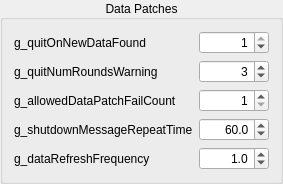
    <widget class="QGroupBox" name="groupBox_10" >
     <property name="title" >
      <string>Data Patches</string>
     </property>
     <property name="alignment" >
      <set>Qt::AlignCenter</set>
     </property>
     <layout class="QGridLayout" name="gridLayout_10" >
      <item row="0" column="0" >
       <widget class="QLabel" name="label_40" >
        <property name="toolTip" >
         <string>Close the server down if a new data patch is found on the web server</string>
        </property>
        <property name="text" >
         <string>g_quitOnNewDataFound</string>
        </property>
       </widget>
      </item>
      <item row="0" column="1" >
       <widget class="CCustomSpinboxWidget" name="g_quitOnNewDataFound" >
        <property name="minimumSize" >
         <size>
          <width>70</width>
          <height>0</height>
         </size>
        </property>
        <property name="maximumSize" >
         <size>
          <width>70</width>
          <height>16777215</height>
         </size>
        </property>
        <property name="alignment" >
         <set>Qt::AlignRight|Qt::AlignTrailing|Qt::AlignVCenter</set>
        </property>
        <property name="decimals" >
         <number>0</number>
        </property>
        <property name="maximum" >
         <double>1.000000000000000</double>
        </property>
        <property name="value" >
         <double>1.000000000000000</double>
        </property>
       </widget>
      </item>
      <item row="1" column="0" >
       <widget class="QLabel" name="label_41" >
        <property name="toolTip" >
         <string>Number of rounds to wait before closing the server down when a new data patch is available (only applicable if g_quitOnNewDataFound = 1)</string>
        </property>
        <property name="text" >
         <string>g_quitNumRoundsWarning</string>
        </property>
       </widget>
      </item>
      <item row="1" column="1" >
       <widget class="CCustomSpinboxWidget" name="g_quitNumRoundsWarning" >
        <property name="minimumSize" >
         <size>
          <width>70</width>
          <height>0</height>
         </size>
        </property>
        <property name="maximumSize" >
         <size>
          <width>70</width>
          <height>16777215</height>
         </size>
        </property>
        <property name="alignment" >
         <set>Qt::AlignRight|Qt::AlignTrailing|Qt::AlignVCenter</set>
        </property>
        <property name="decimals" >
         <number>0</number>
        </property>
        <property name="minimum" >
         <double>0.000000000000000</double>
        </property>
        <property name="maximum" >
         <double>999.000000000000000</double>
        </property>
        <property name="value" >
         <double>3.000000000000000</double>
        </property>
       </widget>
      </item>
      <item row="2" column="0" >
       <widget class="QLabel" name="label_42" >
        <property name="toolTip" >
         <string>Number of times downloading of data patch can fail before restarting the server (only applicable if g_quitOnNewDataFound = 1)</string>
        </property>
        <property name="text" >
         <string>g_allowedDataPatchFailCount</string>
        </property>
       </widget>
      </item>
      <item row="2" column="1" >
       <widget class="CCustomSpinboxWidget" name="g_allowedDataPatchFailCount" >
        <property name="minimumSize" >
         <size>
          <width>70</width>
          <height>0</height>
         </size>
        </property>
        <property name="maximumSize" >
         <size>
          <width>70</width>
          <height>16777215</height>
         </size>
        </property>
        <property name="alignment" >
         <set>Qt::AlignRight|Qt::AlignTrailing|Qt::AlignVCenter</set>
        </property>
        <property name="decimals" >
         <number>0</number>
        </property>
        <property name="minimum" >
         <double>1.000000000000000</double>
        </property>
        <property name="maximum" >
         <double>999.000000000000000</double>
        </property>
        <property name="value" >
         <double>1.000000000000000</double>
        </property>
       </widget>
      </item>
      <item row="3" column="0" >
       <widget class="QLabel" name="label_43" >
        <property name="toolTip" >
         <string>Frequency (in seconds) at which messages are sent out to clients warning them of server shutdown (only applicable if g_quitOnNewDataFound = 1)</string>
        </property>
        <property name="text" >
         <string>g_shutdownMessageRepeatTime</string>
        </property>
       </widget>
      </item>
      <item row="3" column="1" >
       <widget class="CCustomSpinboxWidget" name="g_shutdownMessageRepeatTime" >
        <property name="minimumSize" >
         <size>
          <width>70</width>
          <height>0</height>
         </size>
        </property>
        <property name="maximumSize" >
         <size>
          <width>70</width>
          <height>16777215</height>
         </size>
        </property>
        <property name="alignment" >
         <set>Qt::AlignRight|Qt::AlignTrailing|Qt::AlignVCenter</set>
        </property>
        <property name="decimals" >
         <number>1</number>
        </property>
        <property name="minimum" >
         <double>1.000000000000000</double>
        </property>
        <property name="maximum" >
         <double>999.000000000000000</double>
        </property>
        <property name="singleStep" >
         <double>0.100000000000000</double>
        </property>
        <property name="value" >
         <double>60.000000000000000</double>
        </property>
       </widget>
      </item>
      <item row="4" column="0" >
       <widget class="QLabel" name="label_45" >
        <property name="toolTip" >
         <string>How many hours to wait before refreshing data from web server (This applies to both the AntiCheatConfig and the DataPatch)</string>
        </property>
        <property name="text" >
         <string>g_dataRefreshFrequency</string>
        </property>
       </widget>
      </item>
      <item row="4" column="1" >
       <widget class="CCustomSpinboxWidget" name="g_dataRefreshFrequency" >
        <property name="minimumSize" >
         <size>
          <width>70</width>
          <height>0</height>
         </size>
        </property>
        <property name="maximumSize" >
         <size>
          <width>70</width>
          <height>16777215</height>
         </size>
        </property>
        <property name="alignment" >
         <set>Qt::AlignRight|Qt::AlignTrailing|Qt::AlignVCenter</set>
        </property>
        <property name="decimals" >
         <number>1</number>
        </property>
        <property name="minimum" >
         <double>0.100000000000000</double>
        </property>
        <property name="maximum" >
         <double>999.000000000000000</double>
        </property>
        <property name="singleStep" >
         <double>0.100000000000000</double>
        </property>
        <property name="value" >
         <double>1.000000000000000</double>
        </property>
       </widget>
      </item>
     </layout>
    </widget>
